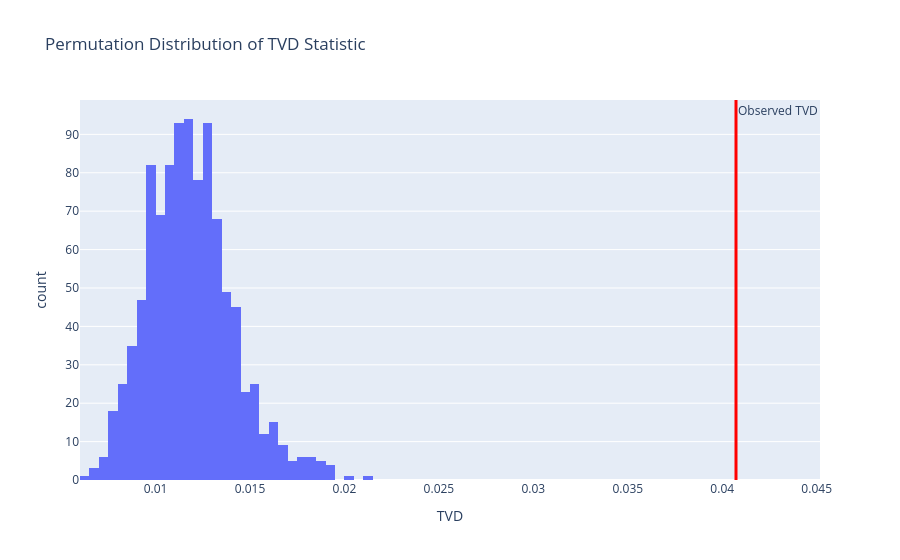

The cell this chart's notebook holds for it:
### Code cell
missing = cleaned_df["Total_price (cents / kWh)"].isna()

obs_tvd = tvd_stat(cleaned_df, missing, "Year")

perm_stats = []

for _ in range(1000):
    shuffled = pd.Series(np.random.permutation(missing), index=missing.index)
    perm_stats.append(tvd_stat(cleaned_df, shuffled, "Year"))

fig = px.histogram(
    perm_stats,
    nbins=40,
    title="Permutation Distribution of TVD Statistic",
    labels={"value": "TVD"},
)

fig.add_vline(
    x=obs_tvd,
    line_color="red",
    line_width=3,
    annotation_text="Observed TVD",
    annotation_position="top right",
)

fig.update_layout(showlegend=False)

fig.show()

# fig.write_html(
#     "/Users/wuyuming/Desktop/proj_4/proj04_page/graph/total_sales_missing_perm.html"
# )

### Figure 1 — Plotly figure (JSON) as saved in the notebook; plotly's stock layout.template omitted (floating-point values rounded to 4 significant figures; data arrays with more than 128 entries replaced by an {"elided": "..."} marker saying what was removed)
{"data": [{"alignmentgroup": "True", "bingroup": "x", "hovertemplate": "variable=0<br>TVD=%{x}<br>count=%{y}<extra></extra>", "legendgroup": "0", "marker": {"color": "#636efa", "pattern": {"shape": ""}}, "name": "0", "nbinsx": 40, "offsetgroup": "0", "orientation": "v", "showlegend": true, "type": "histogram", "x": {"elided": "1000 float values"}, "xaxis": "x", "yaxis": "y"}], "layout": {"annotations": [{"showarrow": false, "text": "Observed TVD", "x": 0.04073, "xanchor": "left", "xref": "x", "y": 1, "yanchor": "top", "yref": "y domain"}], "barmode": "relative", "legend": {"title": {"text": "variable"}, "tracegroupgap": 0}, "shapes": [{"line": {"color": "red", "width": 3}, "type": "line", "x0": 0.04073, "x1": 0.04073, "xref": "x", "y0": 0, "y1": 1, "yref": "y domain"}], "showlegend": false, "title": {"text": "Permutation Distribution of TVD Statistic"}, "xaxis": {"anchor": "y", "domain": [0, 1], "title": {"text": "TVD"}}, "yaxis": {"anchor": "x", "domain": [0, 1], "title": {"text": "count"}}}}
